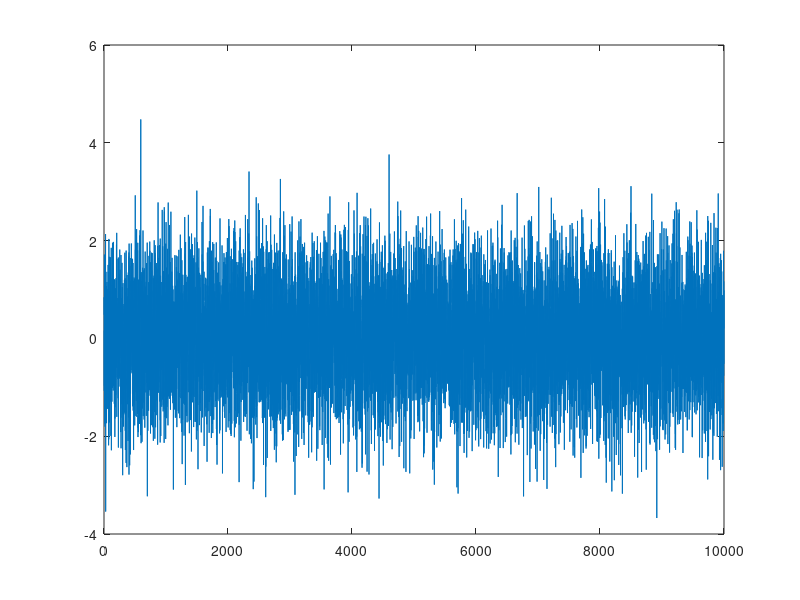
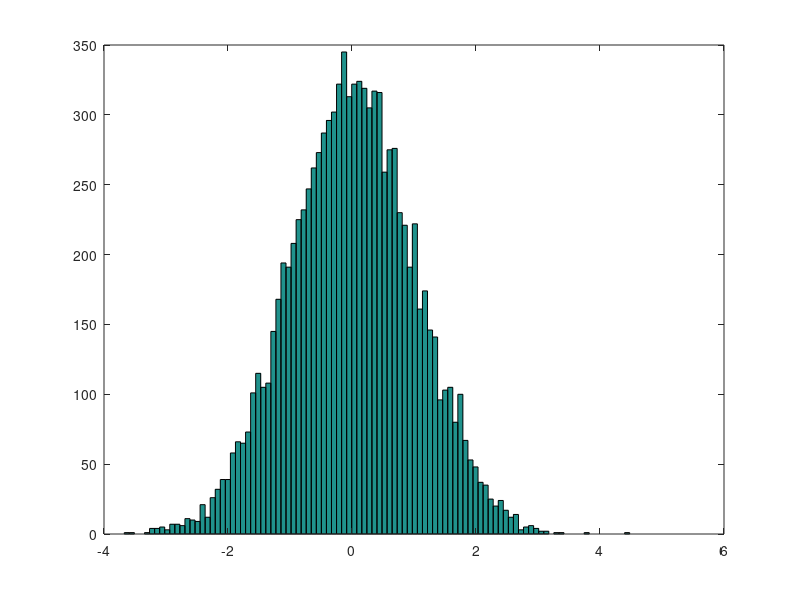
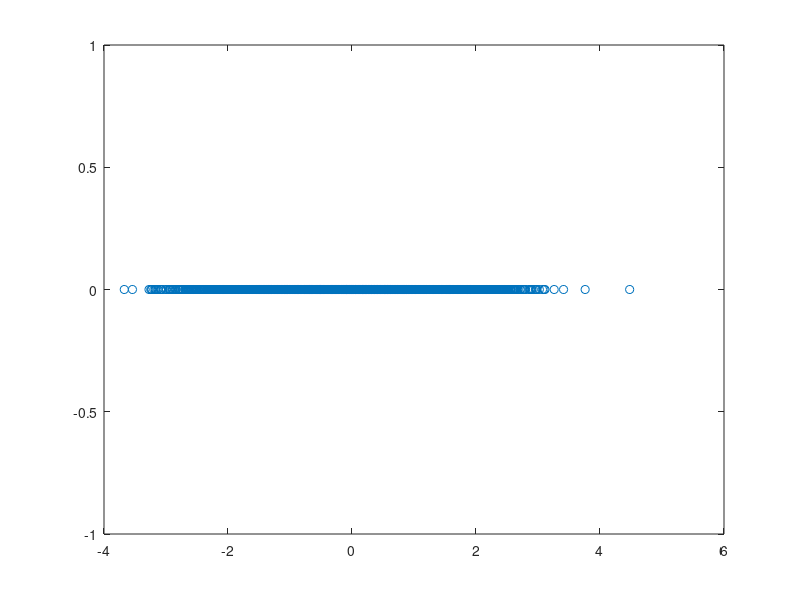
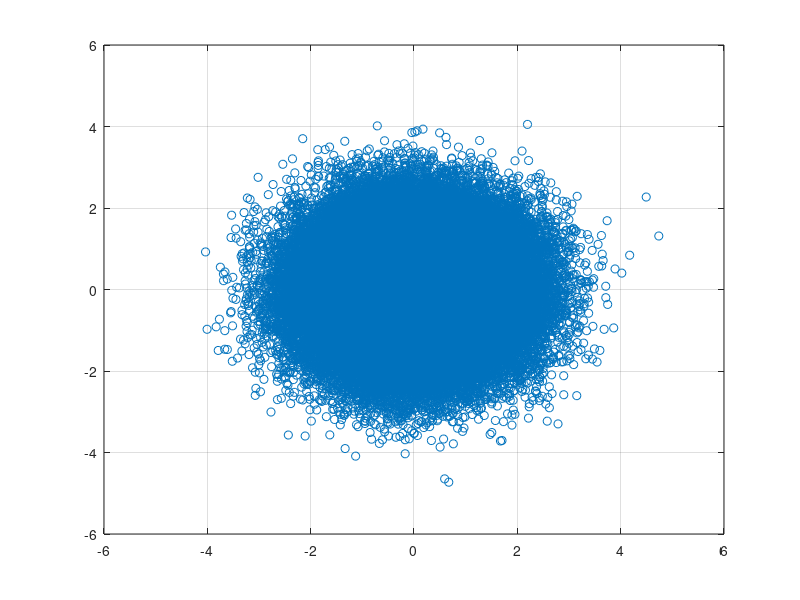

Write the MATLAB code that produced these figures, in order. (Note: this script raises an error after producing the figures.)
%%%%%%%%%%%%%%%%%%%%%%%%%%%%%%%%%%%%%%%%%%%%%%%%%%%%%%
% m file for the demonstration of simple properties  %
%   of random variables and random vectors           %
%                                                    %
% A. P. Liavas, March 5, 2026                        %
%%%%%%%%%%%%%%%%%%%%%%%%%%%%%%%%%%%%%%%%%%%%%%%%%%%%%%

clear, clc, close all

% Generation of i.i.d. X_i ~ {\cal N}(0,1)
% It can be considered as N independent realizations of a random variable X ~ {\cal N}(0,1) 
N = 10^4; % number of random iid Gaussian samples
x = randn(N,1);
figure(1), plot(x)
fprintf('\nPress a key to continue...'), pause
figure(2), hist(x, 100)
fprintf('\nPress a key to continue...'), pause
figure(3), plot(x, zeros(N,1), 'o')
fprintf('\nPress a key to continue...'), pause

% Generation of i.i.d. Gaussian pairs
N = 10^5;
X = randn(N,2);
figure(4), plot(X(:,1), X(:,2), 'o'), grid on
edges = [min(min(X)):.1:max(max(X))];
figure(5), histogram2(X(:,1), X(:,2), edges, edges), xlabel('x1'), ylabel('x2'), zlabel('2-d hist')
fprintf('\nPress a key to continue...'), pause


% Generation of linearly dependent X and Y: Y = a X + b, with X ~ {\cal N}(0,1)
N = 10^5;
a = .5; b = 1;
X = randn(N,1);
Y = a * X + b;
figure(4), plot(X, Y, 'o'), xlabel('x'), ylabel('y'), grid on
edges = [min(min([X Y])):.1:max(max([X Y]))];
figure(5), histogram2(X, Y, edges, edges), xlabel('x'), ylabel('y'), zlabel('2-d hist')
fprintf('\nPress a key to continue...'), pause

% Generation of approximately linearly dependent X and Z: Z = a * X + b + W
N = 10^5;
X = randn(N,1);
W = 0.3 * randn(N,1);
Z = a * X + b + W;
figure(4), plot(X, Z, 'o'), grid on
edges = [min(min([X Z])):.1:max(max([X Z]))];
figure(5), histogram2(X, Y, edges, edges), xlabel('x'), ylabel('z'), zlabel('2-d hist')
fprintf('\nPress a key to continue...'), pause

% Generation of independent Gaussian random variables (Y_1, Y_2) with different variances
N = 10^5;
X = randn(2, N);
A = [1 0; 0 3]; % try other diagonal matrices
Y = A * X;
figure(4), plot(Y(1,:), Y(2,:), 'o'), xlabel('y1'), ylabel('y2'), grid on, axis('equal')
edges = [min(min(Y)):.1:max(max(Y))];
figure(5), histogram2(Y(1,:)', Y(2,:)', edges, edges), xlabel('y1'), ylabel('y2'), zlabel('2-d hist')
fprintf('\nPress a key to continue...'), pause

% Generation of dependent Gaussian random variables (Y_1, Y_2) with covariance matrix C = A * A'
N = 10^5;
for ii=1:5
    X = randn(2,N);
    A = randn(2,2);
    Y = A * X;
    figure(4), plot(Y(1,:), Y(2,:), 'o'), xlabel('y1'), ylabel('y2'), grid on, axis('equal')
    edges = [min(min(Y)):.1:max(max(Y))];
    figure(5), histogram2(Y(1,:)', Y(2,:)', edges, edges), xlabel('y1'), ylabel('y2'), zlabel('2-d hist')
    fprintf('\nPress a key to continue...'), pause
end
